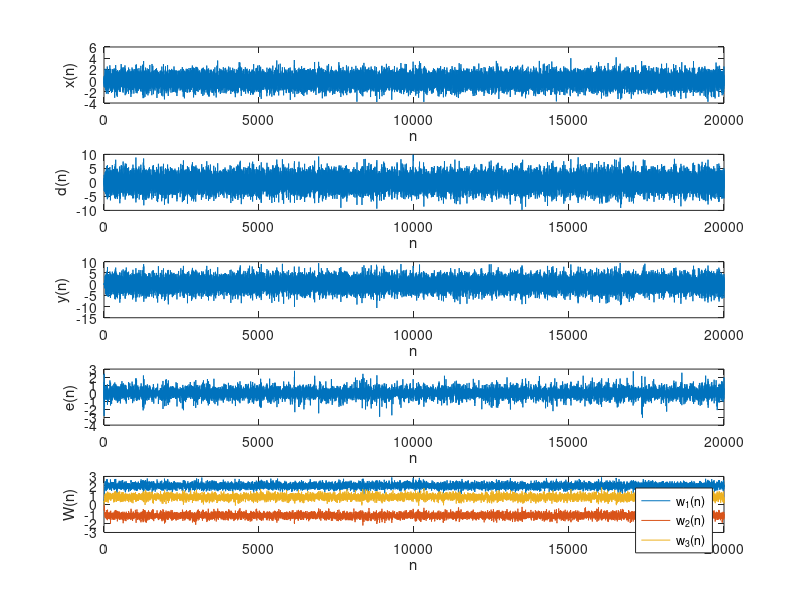

MATLAB code for this plot:
%% "Real time" Implementation of Sign LMS

%% We will start with simulating a Colored Gaussian signal and use it in a
%% channel modeling problem implemented using LMS and varients of LMS

clear all
close all
clc

%% Simulation parameters
% Channel model is given by G(z) = 2 - 1.2z^(-1) + 0.8z^(-2)
C = [2 ; -1.2 ; 0.8] ;

Sig = 0.5 ; % Standard deviation of the Wiener process
L = 20000 ; % Signal length

Ns = length(C) ; % System order
Nw = 3 ; % Wiener Filter order

MU = 0.1 ; 
PSI = 0.01 ;

%% Backup variables
Xbkp = zeros(1,L) ;
Dbkp = zeros(1,L) ;
Ybkp = zeros(1,L) ;
Ebkp = zeros(1,L) ;
Wbkp = zeros(Nw,L) ;

%% Initialization
x = 0.1 ;
w = zeros(Nw,1) ;

X = x*eye(Nw,1) ;
Xs = x*eye(Ns,1) ;
Xbkp(:,1) = x ;
Wbkp(:,1) = w ;

d = C'*Xs ;
y = w'*X ;
e = d - y ; 

%% Run the system

for I = 2:L

    d = C'*Xs ; % "Desired" signal (channel output)
    
    y = w'*X ; % Wiener filter output
    
    e = d - y ; % "Error" signal
    
    w = w + 2*MU*sign(e)*X ; % LMS update equation  

%% Prepare for the next iteration

    x = randn(1) ; % System input update equation
    
    % Update X (i.e. x -> X(1) -> X(2) -> X(3) etc. )
    for J = Nw:-1:2
        X(J) = X(J-1) ;
    end
    X(1) = x ;

    % Update Xs
    for J = Ns:-1:2
        Xs(J) = Xs(J-1) ;
    end
    Xs(1) = x ;

    % Backup variables
    Xbkp(:,I) = x ; % Update Xbkp
    Wbkp(:,I) = w ; % Update Wbkp
    Ybkp(:,I) = y ; % Update Wbkp
    Ebkp(:,I) = e ; % Update Wbkp
    Dbkp(:,I) = d ; % Update Wbkp

end

figure(1)
subplot(5,1,1) ; plot(1:L,Xbkp) ; xlabel('n') ; ylabel('x(n)')
subplot(5,1,2) ; plot(1:L,Dbkp) ; xlabel('n') ; ylabel('d(n)')
subplot(5,1,3) ; plot(1:L,Ybkp) ; xlabel('n') ; ylabel('y(n)')
subplot(5,1,4) ; plot(1:L,Ebkp) ; xlabel('n') ; ylabel('e(n)')
subplot(5,1,5) ; plot(1:L,Wbkp(1,:),1:L,Wbkp(2,:),1:L,Wbkp(3,:))
xlabel('n') ; ylabel('W(n)')
legend('w_1(n)','w_2(n)','w_3(n)')